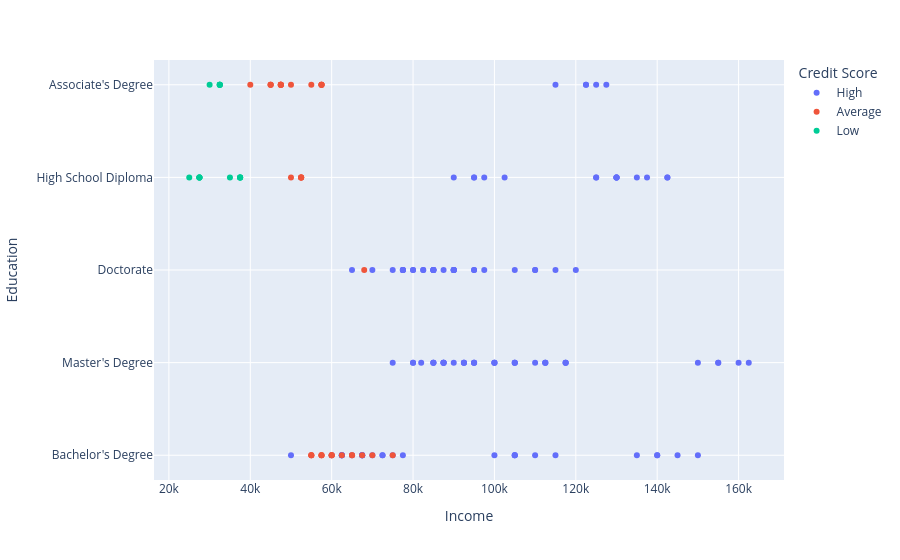

This figure's notebook cell:
### Code cell
fig = px.scatter(df, x='Income', y='Education', color='Credit Score')
fig.show()

### Figure 1 — Plotly figure (JSON) as saved in the notebook; plotly's stock layout.template omitted (floating-point values rounded to 4 significant figures)
{"data": [{"hovertemplate": "Credit Score=High<br>Income=%{x}<br>Education=%{y}<extra></extra>", "legendgroup": "High", "marker": {"color": "#636efa", "symbol": "circle"}, "mode": "markers", "name": "High", "orientation": "h", "showlegend": true, "type": "scatter", "x": [50000, 100000, 75000, 125000, 100000, 150000, 80000, 105000, 90000, 135000, 70000, 95000, 85000, 125000, 65000, 80000, 70000, 115000, 60000, 75000, 65000, 105000, 80000, 130000, 105000, 155000, 85000, 110000, 95000, 140000, 72500, 100000, 90000, 130000, 67500, 92500, 82500, 122500, 62500, 87500, 77500, 112500, 85000, 117500, 90000, 142500, 110000, 160000, 90000, 115000, 97500, 145000, 75000, 105000, 95000, 135000, 67500, 92500, 85000, 125000, 62500, 87500, 77500, 112500, 85000, 117500, 90000, 142500, 115000, 162500, 95000, 120000, 102500, 150000, 77500, 110000, 97500, 137500, 67500, 95000, 87500, 127500, 62500, 87500, 77500, 112500, 85000, 117500, 90000, 82000, 95000, 85000, 105000, 105000, 80000, 130000, 105000, 155000, 85000, 110000, 95000, 140000, 72500, 100000, 90000, 130000, 67500, 92500, 82500, 122500, 62500, 87500, 77500], "xaxis": "x", "y": ["Bachelor's Degree", "Master's Degree", "Doctorate", "High School Diploma", "Bachelor's Degree", "Master's Degree", "Master's Degree", "Doctorate", "High School Diploma", "Bachelor's Degree", "Bachelor's Degree", "Master's Degree", "Doctorate", "High School Diploma", "Bachelor's Degree", "Master's Degree", "Doctorate", "Associate's Degree", "Bachelor's Degree", "Master's Degree", "Doctorate", "Master's Degree", "Doctorate", "High School Diploma", "Bachelor's Degree", "Master's Degree", "Master's Degree", "Doctorate", "High School Diploma", "Bachelor's Degree", "Bachelor's Degree", "Master's Degree", "Doctorate", "High School Diploma", "Bachelor's Degree", "Master's Degree", "Doctorate", "Associate's Degree", "Bachelor's Degree", "Master's Degree", "Doctorate", "Master's Degree", "Doctorate", "Master's Degree", "Doctorate", "High School Diploma", "Bachelor's Degree", "Master's Degree", "Master's Degree", "Doctorate", "High School Diploma", "Bachelor's Degree", "Bachelor's Degree", "Master's Degree", "Doctorate", "High School Diploma", "Bachelor's Degree", "Master's Degree", "Doctorate", "Associate's Degree", "Bachelor's Degree", "Master's Degree", "Doctorate", "Master's Degree", "Doctorate", "Master's Degree", "Doctorate", "High School Diploma", "Bachelor's Degree", "Master's Degree", "Master's Degree", "Doctorate", "High School Diploma", "Bachelor's Degree", "Bachelor's Degree", "Master's Degree", "Doctorate", "High School Diploma", "Bachelor's Degree", "Master's Degree", "Doctorate", "Associate's Degree", "Bachelor's Degree", "Master's Degree", "Doctorate", "Master's Degree", "Doctorate", "Master's Degree", "Doctorate", "Master's Degree", "Doctorate", "Master's Degree", "Bachelor's Degree", "Master's Degree", "Doctorate", "High School Diploma", "Bachelor's Degree", "Master's Degree", "Master's Degree", "Doctorate", "High School Diploma", "Bachelor's Degree", "Bachelor's Degree", "Master's Degree", "Doctorate", "High School Diploma", "Bachelor's Degree", "Master's Degree", "Doctorate", "Associate's Degree", "Bachelor's Degree", "Master's Degree", "Doctorate"], "yaxis": "y"}, {"hovertemplate": "Credit Score=Average<br>Income=%{x}<br>Education=%{y}<extra></extra>", "legendgroup": "Average", "marker": {"color": "#EF553B", "symbol": "circle"}, "mode": "markers", "name": "Average", "orientation": "h", "showlegend": true, "type": "scatter", "x": [40000, 60000, 55000, 50000, 45000, 55000, 45000, 65000, 57500, 52500, 47500, 57500, 60000, 47500, 67500, 57500, 52500, 47500, 57500, 62500, 50000, 70000, 57500, 52500, 47500, 57500, 60000, 75000, 55000, 68000, 55000, 45000, 65000, 57500, 52500, 47500], "xaxis": "x", "y": ["Associate's Degree", "Bachelor's Degree", "Associate's Degree", "High School Diploma", "Associate's Degree", "Bachelor's Degree", "Associate's Degree", "Bachelor's Degree", "Associate's Degree", "High School Diploma", "Associate's Degree", "Bachelor's Degree", "Bachelor's Degree", "Associate's Degree", "Bachelor's Degree", "Associate's Degree", "High School Diploma", "Associate's Degree", "Bachelor's Degree", "Bachelor's Degree", "Associate's Degree", "Bachelor's Degree", "Associate's Degree", "High School Diploma", "Associate's Degree", "Bachelor's Degree", "Bachelor's Degree", "Bachelor's Degree", "Bachelor's Degree", "Doctorate", "Bachelor's Degree", "Associate's Degree", "Bachelor's Degree", "Associate's Degree", "High School Diploma", "Associate's Degree"], "yaxis": "y"}, {"hovertemplate": "Credit Score=Low<br>Income=%{x}<br>Education=%{y}<extra></extra>", "legendgroup": "Low", "marker": {"color": "#00cc96", "symbol": "circle"}, "mode": "markers", "name": "Low", "orientation": "h", "showlegend": true, "type": "scatter", "x": [35000, 30000, 25000, 37500, 32500, 27500, 37500, 32500, 27500, 37500, 32500, 27500, 37500, 32500, 27500], "xaxis": "x", "y": ["High School Diploma", "Associate's Degree", "High School Diploma", "High School Diploma", "Associate's Degree", "High School Diploma", "High School Diploma", "Associate's Degree", "High School Diploma", "High School Diploma", "Associate's Degree", "High School Diploma", "High School Diploma", "Associate's Degree", "High School Diploma"], "yaxis": "y"}], "layout": {"legend": {"title": {"text": "Credit Score"}, "tracegroupgap": 0}, "margin": {"t": 60}, "xaxis": {"anchor": "y", "domain": [0, 1], "title": {"text": "Income"}}, "yaxis": {"anchor": "x", "domain": [0, 1], "title": {"text": "Education"}}}}
